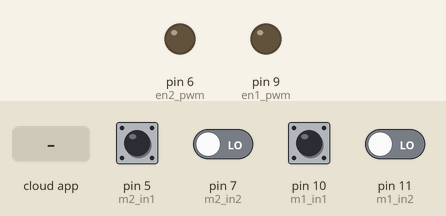
Simulated run of this sketch. Board: Arduino Uno, built with avr-gcc and run on an emulated ATmega328P. On the bench: output pins drawn as LEDs (lit = HIGH). The inputs (shaded band) are chosen by the test bench; at power-on: pin 5 (m2_in1), pin 10 (m1_in1) HIGH, pin 7 (m2_in2), pin 11 (m1_in2) LOW. The ROS host is connected and sends only what is stated.

Above: at 1.2 s.
1.3 s: the phone or cloud app sets servo to 0
At 2.2 s:
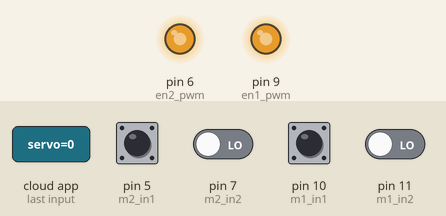
Timing chart, 0 to 4.3 s (numbered marks = the images above; inputs shaded):
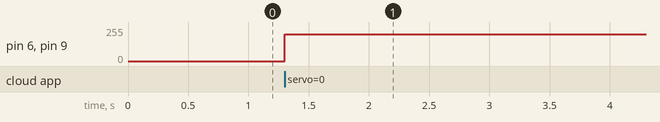

The sketch:

rosserial_test.ino
```cpp
#include <ros.h>
#include <std_msgs/UInt16.h>

const int m1_in1 = 10;
const int m1_in2 = 11;

const int m2_in1 = 5;
const int m2_in2 = 7;

const int en1_pwm = 9;
const int en2_pwm = 6;

ros::NodeHandle  nh;

void servo_cb( const std_msgs::UInt16& cmd_msg){
  digitalWrite(m1_in1, HIGH-digitalRead(m1_in1));
  digitalWrite(m1_in2, LOW-digitalRead(m1_in2));
  digitalWrite(m2_in1, HIGH-digitalRead(m2_in1));
  digitalWrite(m2_in2, LOW-digitalRead(m2_in2));

  analogWrite(en1_pwm, 200);
  analogWrite(en2_pwm, 200);
}

ros::Subscriber<std_msgs::UInt16> sub("servo", servo_cb);

void setup(){
  //pinMode(13, OUTPUT);

  nh.initNode();
  nh.subscribe(sub);
}

void loop(){
  nh.spinOnce();
  delay(1);
}
```

Measured:
- after the input at 1.3 s, pin 6 (en2_pwm), pin 9 (en1_pwm): 0/255 → 200/255 at once
